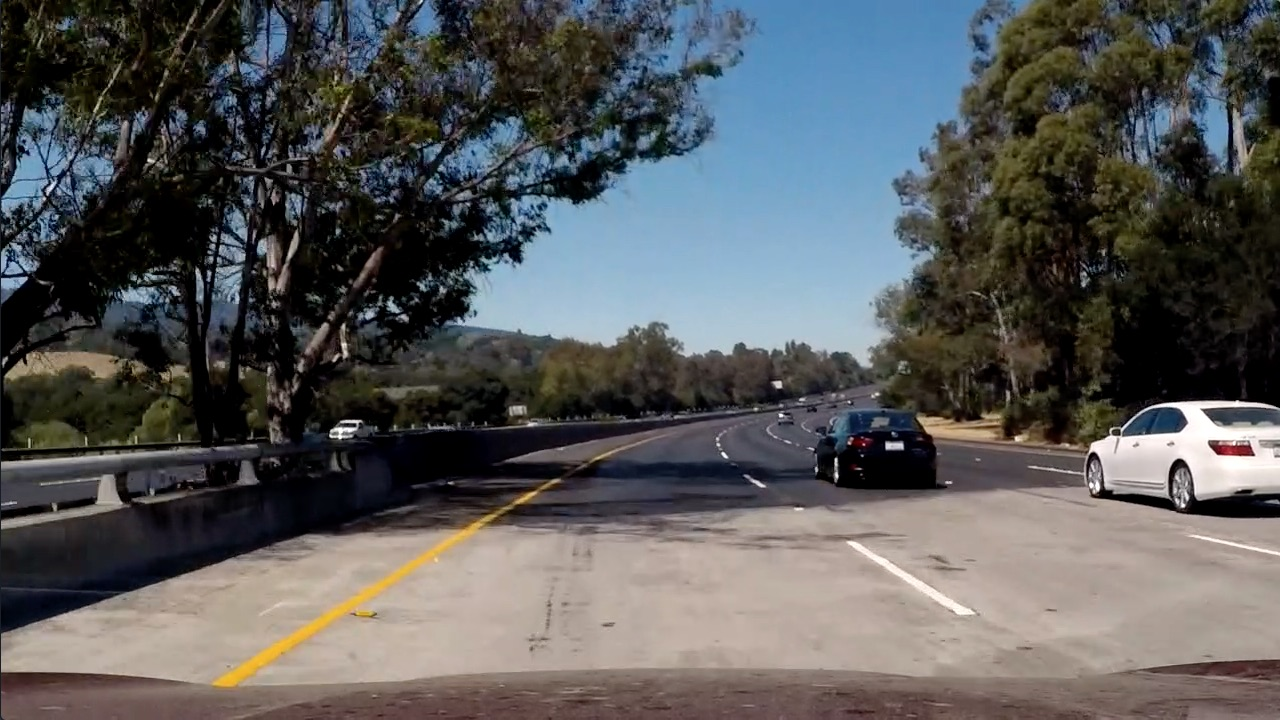
#> input picture test_images/test5.jpg, 1280 x 720 px, given in place of image0054.png, which was not available
$ jupyter execute --allow-errors vehicle_detection.ipynb   (shell and % lines are left out)   (text cells are left out)
#> lines starting #> are read from the running program, lines starting #| are printed output that depends on the picture; pictures that were not available may be replaced by others from this repository, and a replacement may not be noted
### feature_extraction.py
import cv2
import numpy as np
from skimage.feature import hog

def bin_spatial(img, size=(32, 32)):
    return cv2.resize(img, size).ravel()

# [9 lines left out: function color_hist, not called in this run]

def get_hog_features(img, orient, pix_per_cell, cell_per_block,
                        vis=False, feature_vec=True):
    # Call with two outputs if vis==True
    if vis == True:
        features, hog_image = hog(img, orientations=orient,
                                  pixels_per_cell=(pix_per_cell, pix_per_cell),
                                  cells_per_block=(cell_per_block, cell_per_block),
                                  transform_sqrt=True,
                                  visualise=vis, feature_vector=feature_vec,
                                  block_norm='L2-Hys')
        return features, hog_image
    # Otherwise call with one output
    else:
        winSize = (img.shape[1], img.shape[0])
        blockSize = (pix_per_cell * 2, pix_per_cell * 2)
        blockStride = (pix_per_cell, pix_per_cell)
        cellSize = (pix_per_cell, pix_per_cell)
        nbins = orient

        hogDescriptor = cv2.HOGDescriptor(winSize, blockSize, blockStride, cellSize,
                            orient)
        features = np.squeeze(hogDescriptor.compute(img))

        return features


# Extract features from a single image window
# [42 lines left out: function single_img_features, not called in this run]

### vehicle_detection.ipynb
[cell 1]
import matplotlib.pyplot as plt
import matplotlib.image as mpimg

car_img = mpimg.imread('data/vehicles/GTI_Left/image0054.png')
#> car_img is the input picture: shape (720, 1280, 3); mean R, G, B 88.5, 89.3, 89.8
fig = plt.figure(figsize=(15, 9))
subplot = fig.add_subplot(121)
subplot.imshow(car_img, cmap='gray')
subplot.set_title("Car")

not_car_img = mpimg.imread('data/non-vehicles/GTI/image17.png')
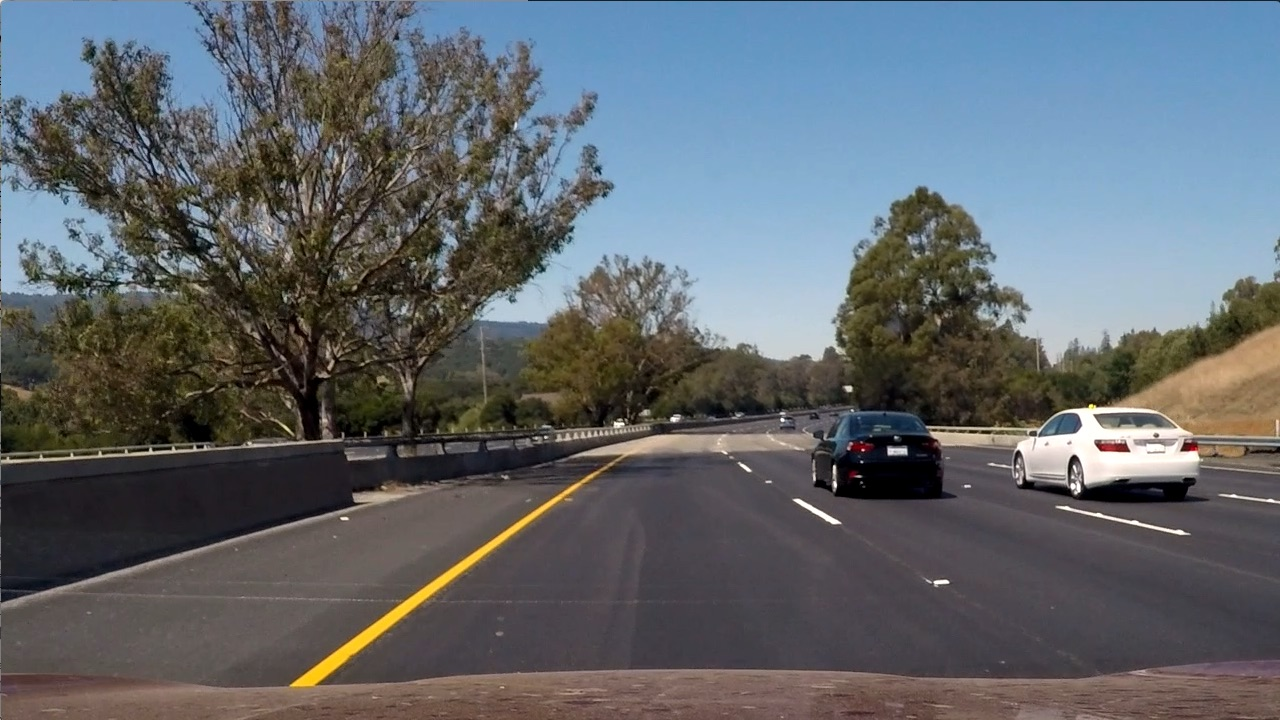
#> input picture test_images/test6.jpg, 1280 x 720 px, given in place of image17.png, which was not available
#> not_car_img is the input picture: shape (720, 1280, 3); mean R, G, B 97, 102.6, 107.9
subplot = fig.add_subplot(122)
subplot.imshow(not_car_img, cmap='gray')
subplot.set_title("Not Car")
plt.show()

[cell 2]
from feature_extraction import *

orient = 9
pix_per_cell = 8
cell_per_block = 2

color_space = 'YCrCb'
hog_channel = 'All'

car_scaled_img = (car_img * 255).astype(np.uint8)
not_car_scaled_img = (not_car_img * 255).astype(np.uint8)

feature_image = car_scaled_img[:,:,0]
features, out_img = get_hog_features(feature_image, orient, pix_per_cell, cell_per_block, vis=True)

fig = plt.figure(figsize=(18, 9))
subplot = fig.add_subplot(141)
subplot.imshow(feature_image, cmap='gray')
subplot.set_title("Car CH-1")

subplot = fig.add_subplot(142)
subplot.imshow(out_img, cmap='gray')
subplot.set_title("Car CH-1 Hog")

feature_image = not_car_scaled_img[:,:,0]
features, out_img = get_hog_features(feature_image, orient, pix_per_cell, cell_per_block, vis=True)
#> call 2 of get_hog_features, with orient = 9, pix_per_cell = 8, cell_per_block = 2, vis = True, feature_vec = True
#> in get_hog_features (call 2), `features, hog_image = hog(img, orientations=orient, pixels_per_cell=(p..`:
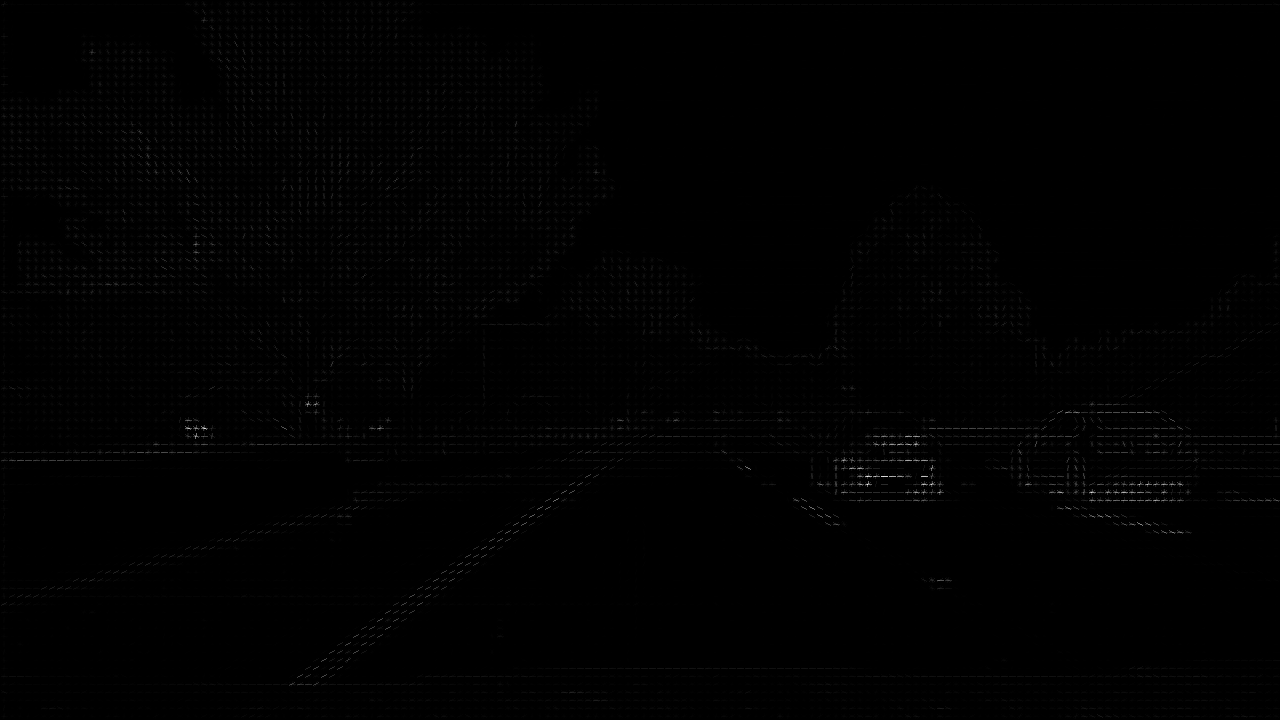
#> hog_image: shape (720, 1280) float64; min 0, max 11.77, mean 0.0608; drawn with min black and max white

subplot = fig.add_subplot(143)
subplot.imshow(feature_image, cmap='gray')
subplot.set_title("not-Car CH-1")

subplot = fig.add_subplot(144)
subplot.imshow(out_img, cmap='gray')
subplot.set_title("not-Car CH-1 Hog")

plt.show()
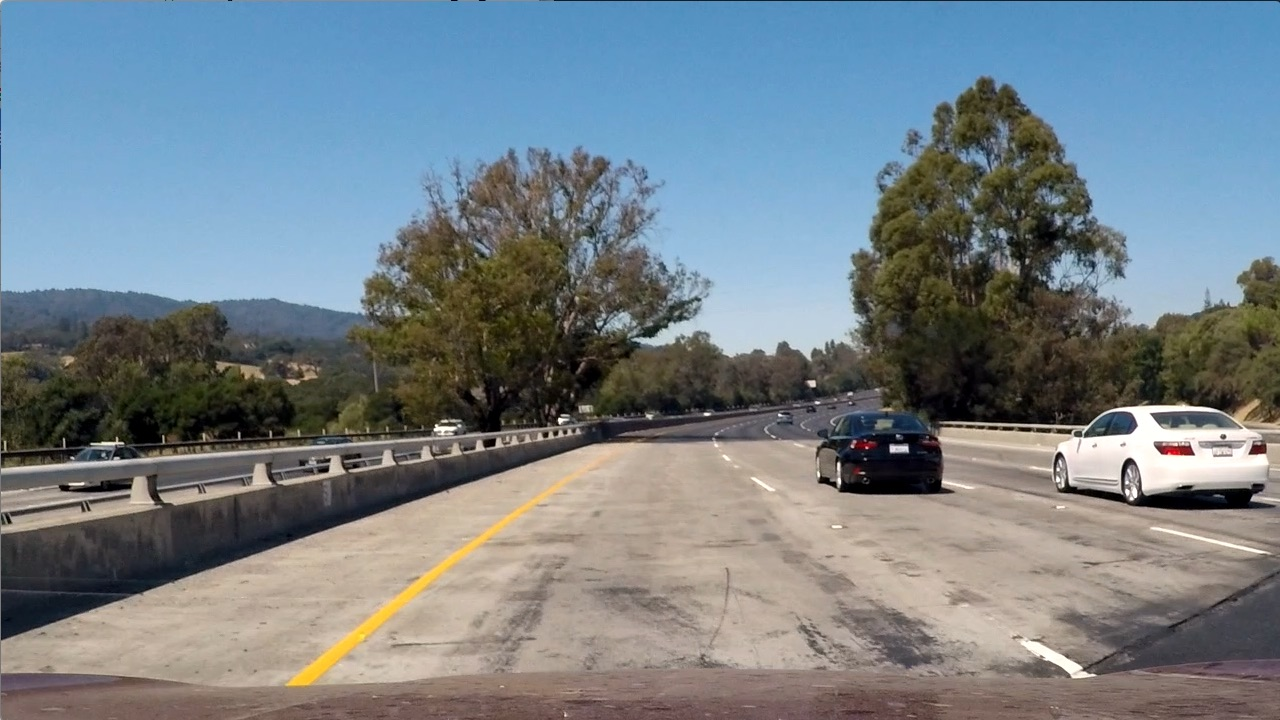
#> input picture test_images/test1.jpg, 1280 x 720 px
#> further down, img is the input picture: shape (720, 1280, 3); mean R, G, B 117.5, 128.7, 135.5

#> (a cell that did not finish here is left out)

[cell 4]
import glob

images = []
images.extend(glob.glob('test_images/*'))

fig = plt.figure(figsize=(16, 14))

i = 1
#> (the rest of this cell did not finish here and is left out)

[cell 5]
y_start_stop = [400, 656]
#> (the rest of this cell did not finish here and is left out)

[cell 6]
img = mpimg.imread('test_images/test4.jpg')
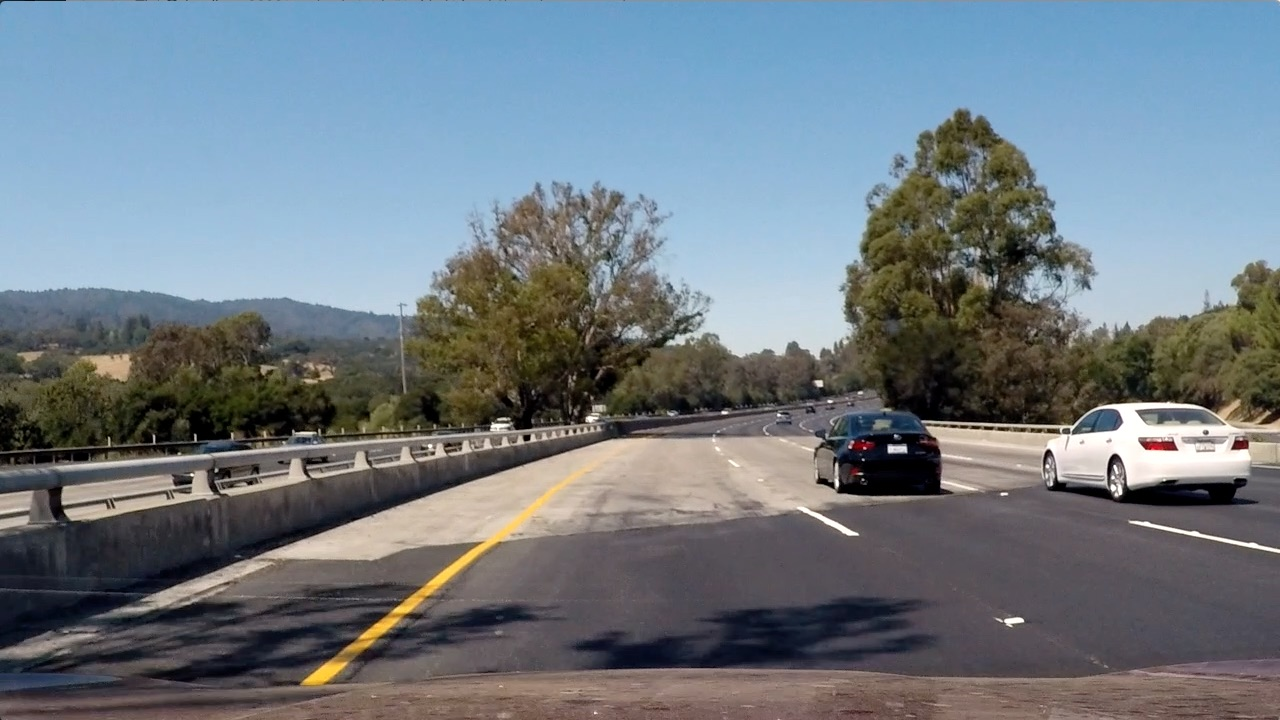
#> input picture test_images/test4.jpg, 1280 x 720 px
#> img is the input picture: shape (720, 1280, 3); mean R, G, B 112.2, 122.7, 130.9
#> (the rest of this cell did not finish here and is left out)
